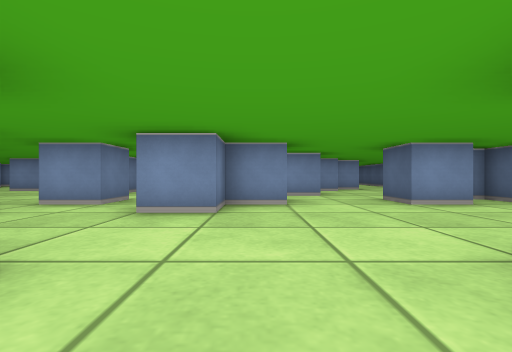
View 1 (above)

23 first-person views from a walk through a cub3D level. The camera is about half as high as the walls, looks level and sees 85° across. The floor is counted in squares. Each view is taken from the middle of a square. On the plan, view 1 faces up. The plan holds only what a view shows up to about 9 squares ahead; the rest is blank.

View 2
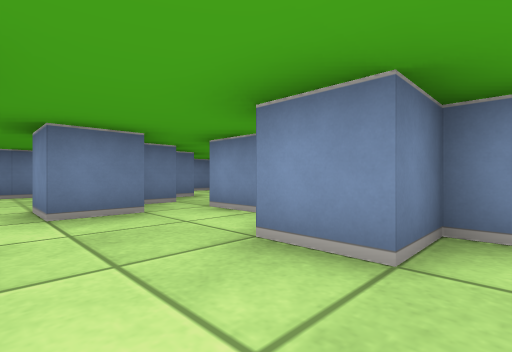

View 3
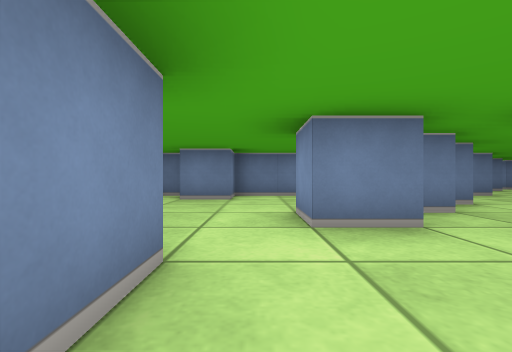

View 4
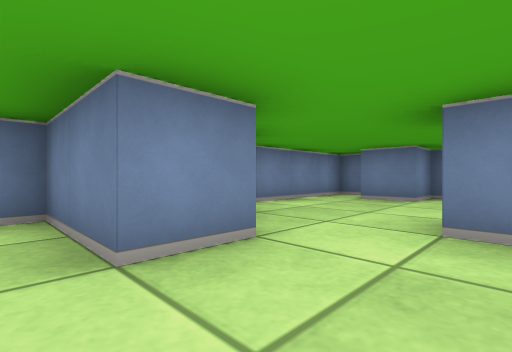

View 5
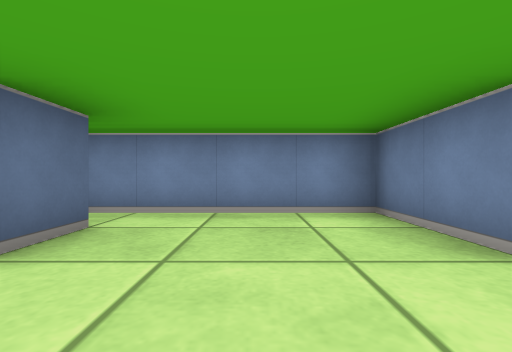

View 6
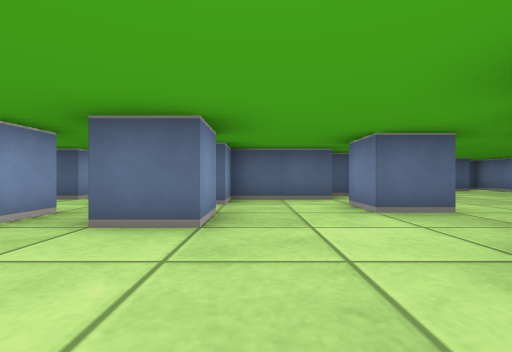

View 7
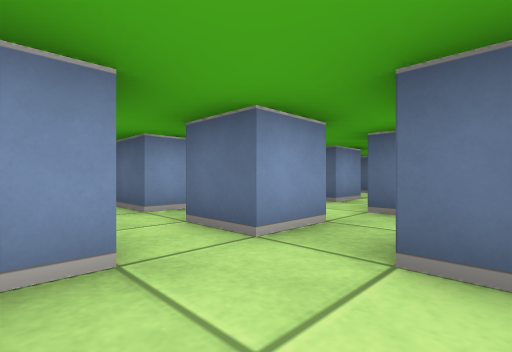

View 8
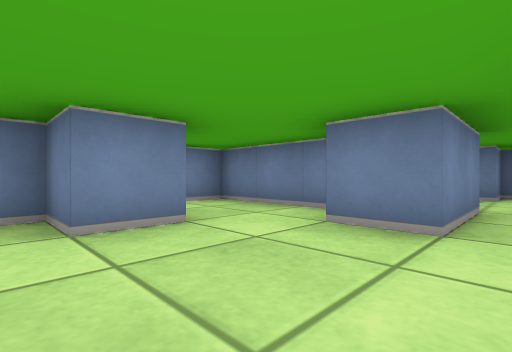

View 9
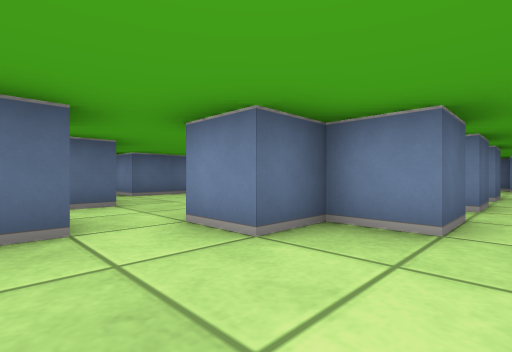

View 10
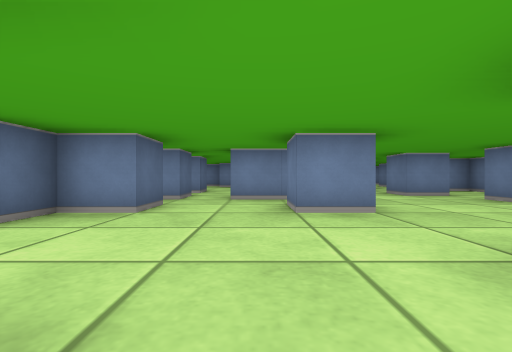

View 11
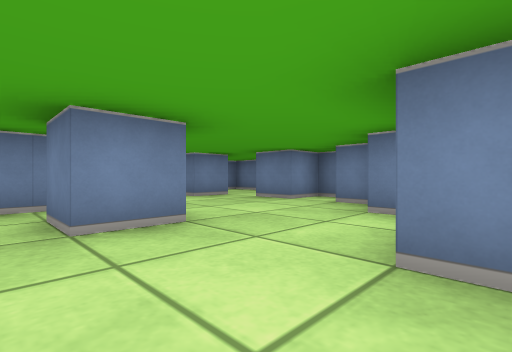

View 12
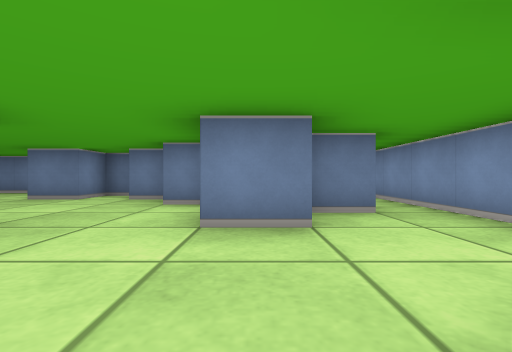

View 13
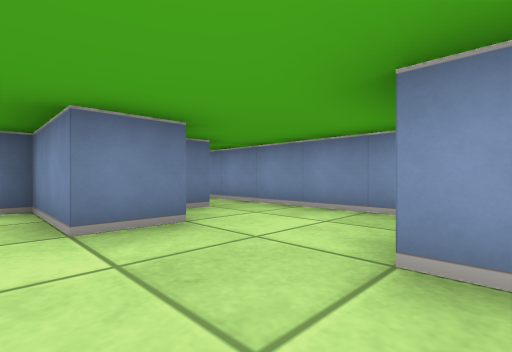

View 14
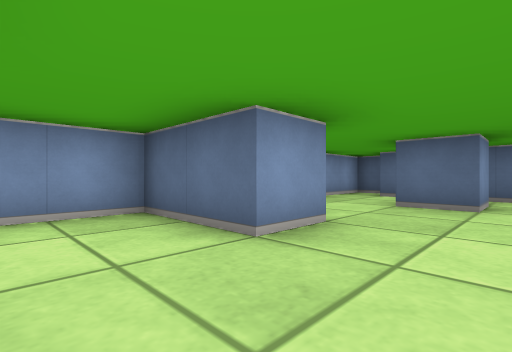

View 15
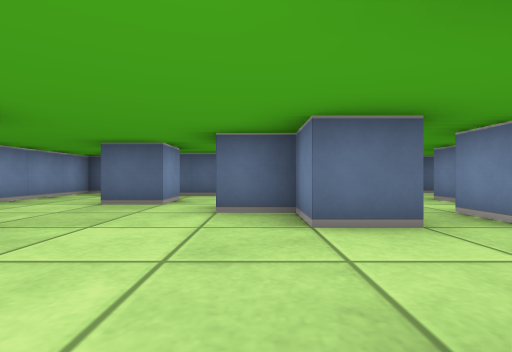

View 16
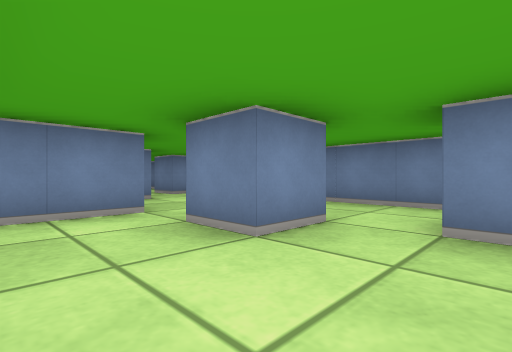

View 17
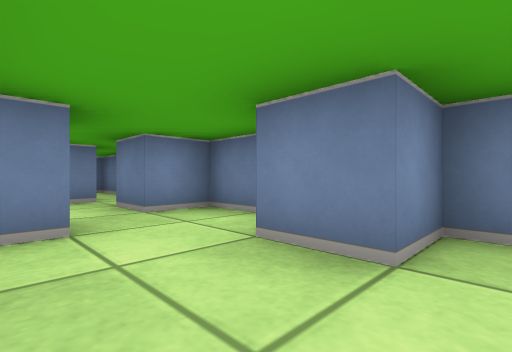

View 18
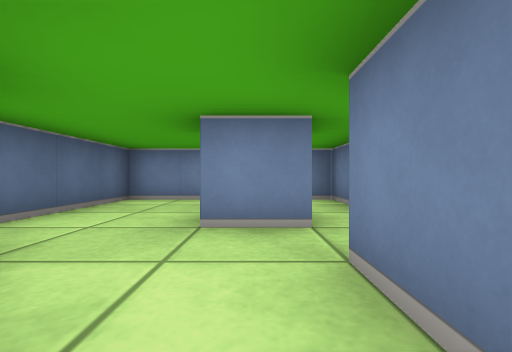

View 19
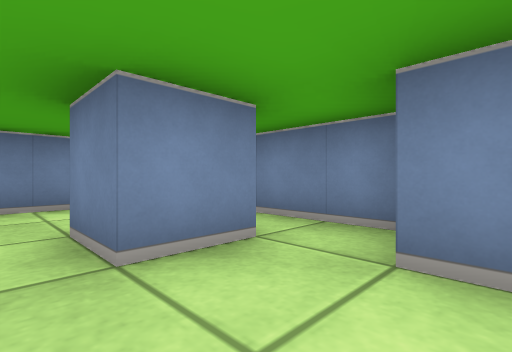

View 20
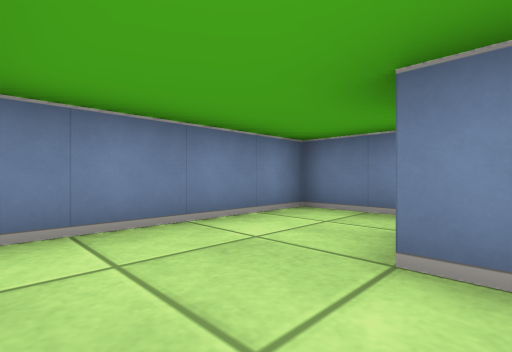

View 21
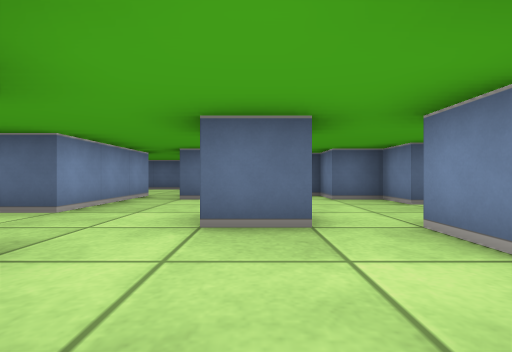

View 22
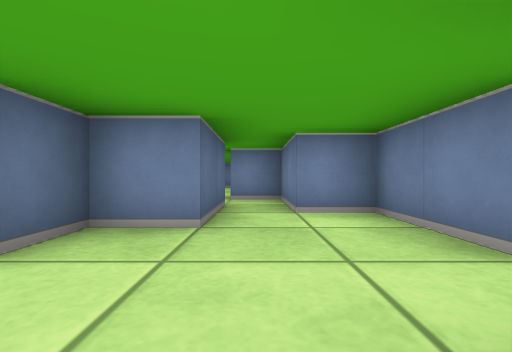

View 23
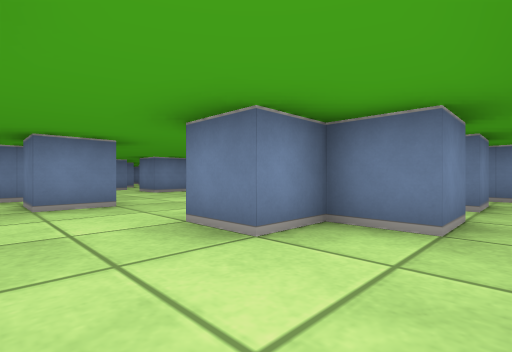

### Floor plan
Key: @ floor where view 1 was taken; # wall or solid block; . floor.
Columns run from 13 left of view 1 to 5 right of it. Each row starts with its distance up from view 1.
 18   #######  ####
 17 #.......# ....#
 16 #.#.#...#....##
 15     ##.....#.#
 14   ## ........###..
 13  ##.......#.......
 12  #....#..##....##
 11 ###.........#..#
 10 #.....##.#.....##
  9 #..#..#....#...##.
  8 #........#.#..##..
  7 ##..##.....##.#..
  6 #...#.......#....#
  5 #..##..#..#.##..###
  4 ##..#..##...# ....
  3 #...##..##.......
  2 #.#..#..........
  1 #....##....#...#
  0 #....#.... #.@.#
 -1 #########  #####

Positions as (right, up) in squares from view 1, and headings:
1: (0, 0), facing up
2: (0, 2), facing up-left
3: (-1, 2), facing left
4: (-1, 3), facing down-left
5: (0, 3), facing down
6: (-7, 7), facing right
7: (-6, 8), facing up-right
8: (-5, 8), facing down-left
9: (-5, 15), facing down-right
10: (-6, 16), facing down
11: (-6, 15), facing down-left
12: (-5, 15), facing left
13: (-5, 14), facing up-left
14: (-7, 14), facing up-right
15: (-7, 13), facing right
16: (-8, 11), facing down-left
17: (-10, 8), facing down-left
18: (-11, 5), facing down
19: (-10, 4), facing down-left
20: (-9, 2), facing down-left
21: (-4, 11), facing right
22: (0, 11), facing down
23: (-6, 17), facing down-left
